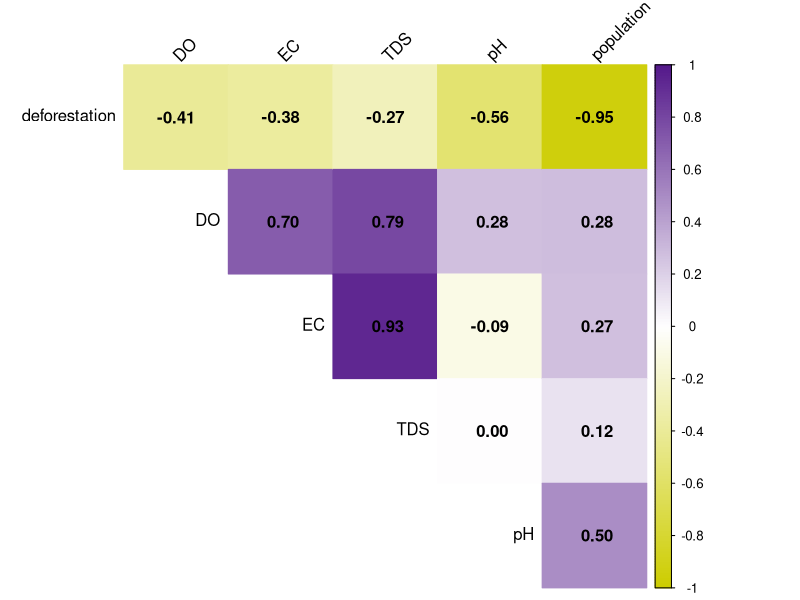

Recreate this plot in R.
#if(!require(dplyr)) install.packages("dplyr")
library(dplyr)                                
#if(!require(ggplot2)) install.packages("ggplot2") 
library(ggplot2)
#if(!require(corrplot)) install.packages("corrplot") 
library(corrplot)

dados <- read.csv2('env_data.tsv', stringsAsFactors = T,fileEncoding = "latin1",sep='\t')
dados

# Log-transform the numeric columns
numeric_columns <- c("pH", "EC", "TDS", "DO", "population", "deforestation")
dados[numeric_columns] <- log(dados[numeric_columns])

View(dados)                                  
glimpse(dados)  

shapiro.test(dados$pH)
shapiro.test(dados$EC)
shapiro.test(dados$TDS)
shapiro.test(dados$DO)
shapiro.test(as.numeric(dados$population))
shapiro.test(as.numeric(dados$deforestation))

cor.test(dados$DO, dados$EC, method = "spearman")
cor.test(dados$DO, dados$TDS, method = "spearman")
cor.test(dados$EC, dados$TDS, method = "spearman")
cor.test(dados$pH, dados$population, method = "spearman")

matriz <- cor(dados[3:ncol(dados)], method = "spearman")
#View(matriz)

corrplot(matriz, method = "color", 
         type = "upper", order = "hclust", 
         addCoef.col = "black", # adiciona o coeficiente ? matriz
         tl.col = "black", tl.srt = 45, # cor e rota??o do nome das vari?veis
         diag = FALSE,# n?o mostrar a diagonal principal
         col=colorRampPalette(c("yellow3","white","purple4"))(200))










